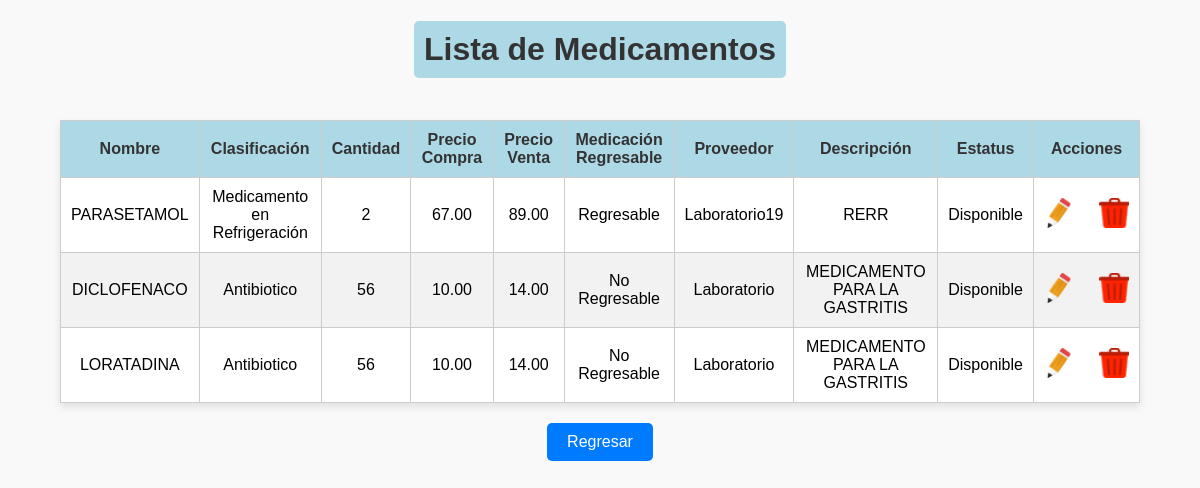
Page /src/ListaMedicamento.php?id=2 on the committed database.
### tables this page shows
CREATE TABLE `Medicamento` (
  `idMedicamento` int NOT NULL,
  `Nombre` varchar(100) NOT NULL,
  `idClasificacion` int DEFAULT NULL,
  `Cantidad` int DEFAULT NULL,
  `PrecioCompra` decimal(10,2) NOT NULL,
  `PrecioVenta` decimal(10,2) NOT NULL,
  `idEliminacion` int DEFAULT NULL,
  `idProveedor` int DEFAULT NULL,
  `Descripcion` varchar(600) DEFAULT NULL,
  `Estatus` enum('Disponible','Vendido','Caducado','Eliminado') NOT NULL,
  `idSucursal` int DEFAULT NULL,
  `fechaCaducidad` date DEFAULT NULL,
  `DiasRestantes` int DEFAULT NULL,
  `EstadoCaducidad` varchar(50) DEFAULT NULL
);

CREATE TABLE `ClasificacionM` (
  `idClasificacion` int NOT NULL,
  `Tipo` enum('Antibiotico','Medicamento en Refrigeración','Vitaminas/Suplementos','Medicamento Controlado','Medicamento de Libre Venta','Articulos no Medicamento/Insumos') NOT NULL
);

CREATE TABLE `EliminacionMedicamento` (
  `idEliminacion` int NOT NULL,
  `MedRegresable` varchar(100) DEFAULT NULL,
  `Detalle` varchar(500) DEFAULT NULL
);

CREATE TABLE `Proveedores` (
  `idProveedor` int NOT NULL,
  `Nombre` varchar(100) NOT NULL,
  `Telefono` varchar(15) DEFAULT NULL,
  `Direccion` varchar(250) DEFAULT NULL,
  `estatus` enum('Activo','Inactivo') NOT NULL DEFAULT 'Activo'
);

### src/ListaMedicamento.php (the view, shortened to what this page needs)
<?php
$host = 'db';
$dbname = 'FARMACIA';
$username = 'user';
$password = 'user_password';
try {
    $pdo = new PDO("mysql:host=$host;dbname=$dbname;charset=utf8", $username, $password);
    $pdo->setAttribute(PDO::ATTR_ERRMODE, PDO::ERRMODE_EXCEPTION);
} catch (PDOException $e) {
    die("Error en la conexión: " . $e->getMessage());
}
function obtenerMedicamentosPorEstatusYSucursal($pdo, $estatus, $idSucursal) {
    $query = "
        SELECT
            M.idMedicamento, M.Nombre, C.Tipo AS Clasificacion, M.Cantidad, M.PrecioCompra, M.PrecioVenta,
            E.MedRegresable, P.Nombre AS Proveedor, M.Descripcion, M.Estatus
        FROM Medicamento M
        JOIN ClasificacionM C ON M.idClasificacion = C.idClasificacion
        JOIN EliminacionMedicamento E ON M.idEliminacion = E.idEliminacion
        JOIN Proveedores P ON M.idProveedor = P.idProveedor
        WHERE M.Estatus = :estatus AND M.idSucursal = :idSucursal";
        if (isset($_GET['id']) && is_numeric($_GET['id'])) {
            $query .= " AND M.idSucursal = :idSucursal";
        }
        $stmt = $pdo->prepare($query);
        $stmt->bindParam(':estatus', $estatus);
        if (isset($_GET['id']) && is_numeric($_GET['id'])) {
            $stmt->bindParam(':idSucursal', $_GET['id'], PDO::PARAM_INT);
        }
        $stmt->execute();
        return $stmt->fetchAll(PDO::FETCH_ASSOC);
}
$medicamentos = obtenerMedicamentosPorEstatusYSucursal($pdo, 'Disponible',$idSucursal);
?>
<!DOCTYPE html>
<html lang="es">
<head>
    <link rel="stylesheet" type="text/css" href="styleListas.css">
</head>
<body>
<h1>Lista de Medicamentos</h1>
<table border="1">
    <thead>
        <tr>
            <th>Nombre</th>
            <th>Clasificación</th>
            <th>Cantidad</th>
            <th>Precio Compra</th>
            <th>Precio Venta</th>
            <th>Medicación Regresable</th>
            <th>Proveedor</th>
            <th>Descripción</th>
            <th>Estatus</th>
            <th>Acciones</th>
        </tr>
    </thead>
    <tbody>
        <?php foreach ($medicamentos as $medicamento): ?>
            <tr>
                <td><?php echo htmlspecialchars($medicamento['Nombre']); ?></td>
                <td><?php echo htmlspecialchars($medicamento['Clasificacion']); ?></td>
                <td><?php echo htmlspecialchars($medicamento['Cantidad']); ?></td>
                <td><?php echo htmlspecialchars($medicamento['PrecioCompra']); ?></td>
                <td><?php echo htmlspecialchars($medicamento['PrecioVenta']); ?></td>
                <td><?php echo htmlspecialchars($medicamento['MedRegresable']); ?></td>
                <td><?php echo htmlspecialchars($medicamento['Proveedor']); ?></td>
                <td><?php echo htmlspecialchars($medicamento['Descripcion']); ?></td>
                <td><?php echo htmlspecialchars($medicamento['Estatus']); ?></td>
                <td>
                <span>
                    <a href="editar_medicamento.php?id=<?php echo htmlspecialchars($medicamento['idMedicamento']); ?>">
                        <img src="imagenes/Editar.png" alt="Editar">
                    </a>
                    <a href="eliminar_medicamento.php?id=<?php echo htmlspecialchars($medicamento['idMedicamento']); ?>" onclick="return confirm('¿Estás seguro de que deseas eliminar este medicamento?');">
                        <img src="imagenes/Eliminar.png" alt="Eliminar">
                    </a>
                </span>
                </td>
            </tr>
        <?php endforeach; ?>
    </tbody>
</table>
    <button onclick="window.location.href='ListaSucursales.php';">
        Regresar
    </button>
</body>
</html>

### src/styleListas.css (style rules this page uses)
h1 { text-align: center; background-color: #add8e6; padding: 10px; border-radius: 5px; font-family: Arial, sans-serif; color: #333; }
body { font-family: Arial, sans-serif; background-color: #f9f9f9; margin: 0; padding: 0; display: flex; flex-direction: column; align-items: center; }
table { border-collapse: collapse; width: 90%; margin: 20px auto; background-color: #fff; box-shadow: 0 4px 8px rgba(0, 0, 0, 0.1); text-align: center; }
th, td { border: 1px solid #ccc; padding: 10px; }
th { background-color: #add8e6; color: #333; font-weight: bold; }
tr:nth-child(even) { background-color: #f2f2f2; }
a img { width: 30px; height: 30px; }
button { background-color: #007bff; color: white; padding: 10px 20px; border: none; border-radius: 5px; cursor: pointer; font-size: 16px; }
span { display: inline-flex; gap: 25px; }

### rows in the picture
medicamento: Nombre "PARASETAMOL", idClasificacion.Tipo "Medicamento en Refrigeración", Cantidad "2", PrecioCompra "67.00", PrecioVenta "89.00", idEliminacion.MedRegresable "Regresable", idProveedor.Nombre "Laboratorio19", Descripcion "RERR", Estatus "Disponible"
medicamento: Nombre "DICLOFENACO", idClasificacion.Tipo "Antibiotico", Cantidad "56", PrecioCompra "10.00", PrecioVenta "14.00", idEliminacion.MedRegresable "No Regresable", idProveedor.Nombre "Laboratorio", Descripcion "MEDICAMENTO PARA LA GASTRITIS", Estatus "Disponible"
medicamento: Nombre "LORATADINA", idClasificacion.Tipo "Antibiotico", Cantidad "56", PrecioCompra "10.00", PrecioVenta "14.00", idEliminacion.MedRegresable "No Regresable", idProveedor.Nombre "Laboratorio", Descripcion "MEDICAMENTO PARA LA GASTRITIS", Estatus "Disponible"
